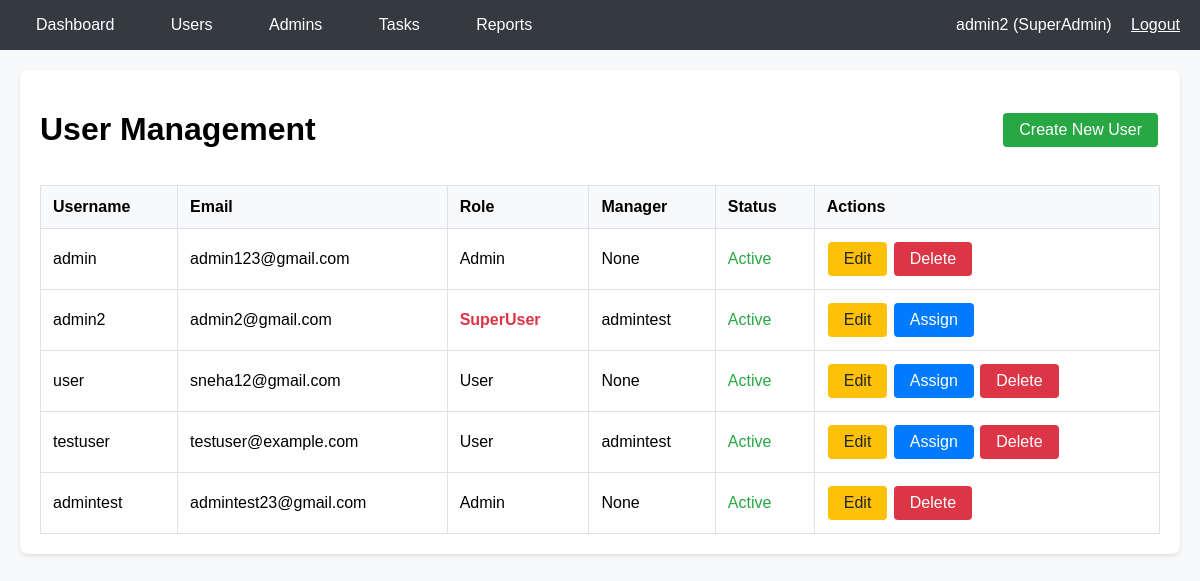
The page /panel/users/ (signed in) on the database its author committed.
### users/models.py (models this page shows, shortened)
class Users(AbstractUser):
    ROLE_CHOICES = [
        ('user', 'User'),
        ('admin', 'Admin'),
    ]
    email = models.EmailField(unique=True)
    role = models.CharField(max_length=20, choices=ROLE_CHOICES, default='user')
    admin = models.ForeignKey('self', on_delete=models.SET_NULL, null=True, blank=True, related_name='managed_users')

### tasks/admin_views.py (the view)
# urls.py: path('users/', admin_views.manage_users, name='users_list'),
@login_required
def manage_users(request):
    if not request.user.is_superuser:
        return render(request, '403.html')
    users = User.objects.all()
    return render(request, 'admin/users_list.html', {'users': users})

### task_manager/templates/admin/users_list.html
{% extends 'base.html' %}
{% block content %}
<div class="card">
    <div style="display: flex; justify-content: space-between; align-items: center;">
        <h1>User Management</h1>
        <a href="{% url 'create_user' %}" class="btn btn-success">Create New User</a>
    </div>
    <table>
        <thead>
            <tr>
                <th>Username</th>
                <th>Email</th>
                <th>Role</th>
                <th>Manager</th>
                <th>Status</th>
                <th>Actions</th>
            </tr>
        </thead>
        <tbody>
            {% for user_item in users %}
            <tr>
                <td>{{ user_item.username }}</td>
                <td>{{ user_item.email }}</td>
                <td>
                    {% if user_item.is_superuser %}
                        <span style="color: #dc3545; font-weight: bold;">SuperUser</span>
                    {% else %}
                        {{ user_item.get_role_display }}
                    {% endif %}
                </td>
                <td>{{ user_item.admin.username|default:"None" }}</td>
                <td>
                    {% if user_item.is_active %}
                        <span style="color: #28a745;">Active</span>
                    {% else %}
                        <span style="color: #dc3545;">Inactive</span>
                    {% endif %}
                </td>
                <td>
                    <a href="{% url 'edit_user' user_item.id %}" class="btn btn-warning" style="margin: 1px;">Edit</a>
                    {% if user_item.role == 'user' %}
                        <a href="{% url 'assign_user' user_item.id %}" class="btn" style="margin: 1px;">Assign</a>
                    {% endif %}
                    {% if user_item.id != user.id %}
                        <a href="{% url 'delete_user' user_item.id %}" class="btn btn-danger" style="margin: 1px;" onclick="return confirm('Are you sure you want to delete this user?')">Delete</a>
                    {% endif %}
                </td>
            </tr>
            {% empty %}
            <tr>
                <td colspan="6" style="text-align: center; color: #6c757d;">No users found</td>
            </tr>
            {% endfor %}
        </tbody>
    </table>
</div>
{% endblock %}

### task_manager/templates/base.html (shortened to what this page needs)
<!DOCTYPE html>
<html>
<head>
</head>
<body>
    <div class="header">
        <div class="container">
            <div class="nav">
                <div class="nav-links">
                    <a href="{% url 'dashboard' %}">Dashboard</a>
                    {% if user.is_superuser %}
                        <a href="{% url 'users_list' %}">Users</a>
                        <a href="{% url 'admins_list' %}">Admins</a>
                    {% endif %}
                    {% if user.is_superuser or user.role == 'admin' %}
                        <a href="{% url 'tasks_list' %}">Tasks</a>
                        <a href="{% url 'reports_list' %}">Reports</a>
                    {% endif %}
                </div>
                <div>
                    <span>{{ user.username }} ({% if user.is_superuser %}SuperAdmin{% else %}{{ user.get_role_display }}{% endif %})</span>
                    <a href="{% url 'logout' %}" style="color: white; margin-left: 15px;">Logout</a>
                </div>
            </div>
        </div>
    </div>
    <div class="container">
        <div class="content">
            {% block content %}{% endblock %}
        </div>
    </div>
</body>
</html>

### task_manager/templates/base.html (style rules this page uses)
body { font-family: Arial, sans-serif; margin: 0; padding: 0; background: #f8f9fa; }
.header { background: #343a40; color: white; padding: 1rem 0; }
.container { max-width: 1200px; margin: 0 auto; padding: 0 20px; }
.nav { display: flex; justify-content: space-between; align-items: center; }
.nav-links a { color: white; text-decoration: none; margin-right: 20px; padding: 8px 16px; border-radius: 4px; }
.content { padding: 20px 0; }
.card { background: white; padding: 20px; border-radius: 8px; box-shadow: 0 2px 4px rgba(0,0,0,0.1); margin-bottom: 20px; }
table { width: 100%; border-collapse: collapse; margin-top: 15px; }
th, td { border: 1px solid #dee2e6; padding: 12px; text-align: left; }
th { background: #f8f9fa; font-weight: bold; }
.btn { padding: 8px 16px; background: #007bff; color: white; text-decoration: none; border-radius: 4px; display: inline-block; margin: 2px; border: none; cursor: pointer; }
.btn-success { background: #28a745; }
.btn-danger { background: #dc3545; }
.btn-warning { background: #ffc107; color: #212529; }

### rows shown on the page
Users: username "admin2", email "admin2@gmail.com", is_superuser "SuperUser", admin.username "admintest", is_active "Active", role "Assign"
Users: username "admin", email "admin123@gmail.com", role "Admin", admin.username "None", is_active "Active", shows "Delete"
Users: username "user", email "sneha12@gmail.com", role "User", admin.username "None", is_active "Active", shows "Assign", shows "Delete"
Users: username "testuser", email "testuser@example.com", role "User", admin.username "admintest", is_active "Active", shows "Assign", shows "Delete"
Users: username "admintest", email "admintest23@gmail.com", role "Admin", admin.username "None", is_active "Active", shows "Delete"
